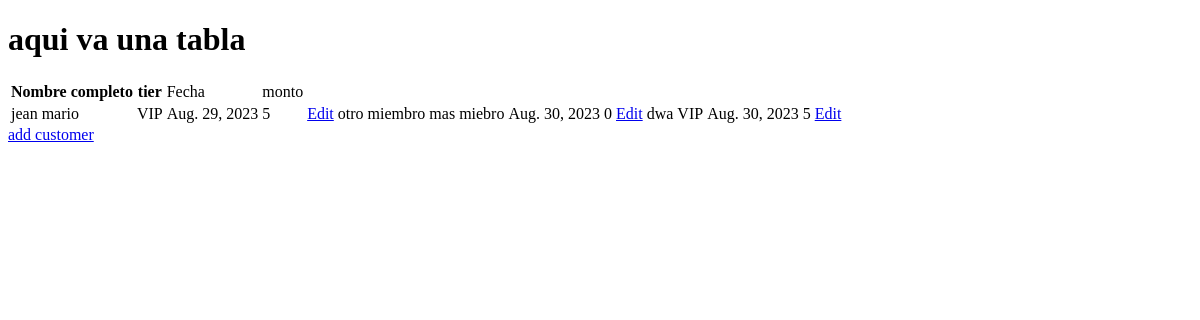
Page /table/ on the earlier database version.
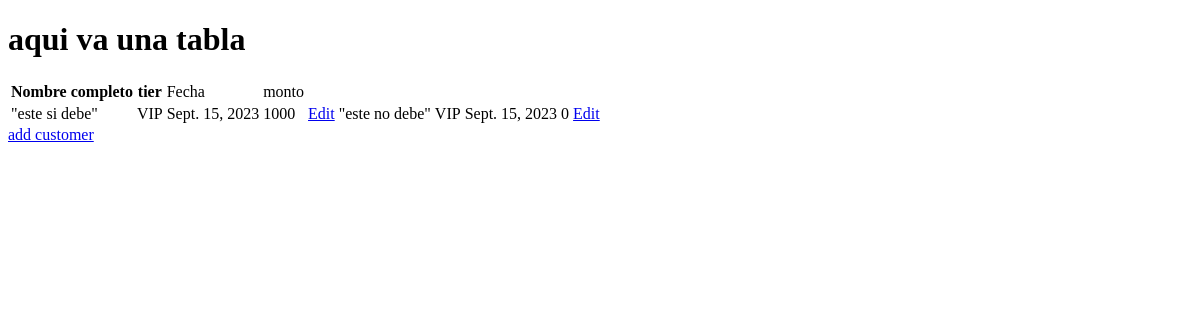
Same page on the later database version.
### gymLogistic/models.py (models this page shows)
class Miembros(models.Model):
    nombreCompleto = models.CharField(max_length=200)
    Tierlist = models.CharField(
        max_length= 20,
        choices= tier_list,
        default="",
    )
    Fecha = models.DateField(auto_now_add=True)
    monto = models.IntegerField()

### gymLogistic/views.py (the view)
# urls.py: path('table/', views.view_table, name='table'),
def view_table(request):
    busqueda = request.GET.get('busqueda','')
    if busqueda:
        dataTable = Miembros.objects.filter(nombreCompleto__contains=busqueda)
    else:
        dataTable = Miembros.objects.all()
    return render(request, 'table.html' , {'dataTable':dataTable})

### gymLogistic/templates/table.html (shortened to what this page needs)
<!DOCTYPE html>
<html lang="en">
<head>
    {% load static %}
    <link rel="stylesheet" href="{% static 'styles/css.css' %}">
</head>
<body>
    {% block content %}
    <h1>aqui va una tabla</h1>
    <table>
        <tbody>
            <tr>
                <th>Nombre completo</th>
                <th>tier</th>
                <td>Fecha</td>
                <td>monto</td>
            </tr>
        </tbody>
        <tbody>
            <tr>
                {% for data in dataTable%}
                <td>{{data.nombreCompleto}}</td>
                <td>{{data.Tierlist}}</td>
                <td>{{data.Fecha}}</td>
                <td>{{data.monto}}</td>
                <td>
                    <a href="{% url 'edit-miembro' data.id %}">Edit</a>
                </td>
                {% endfor%}
            </tr>
        </tbody>
    </table>
    {% endblock content %}
    <a href="../add-miembro">add customer</a>
</body>
</html>

Differences in the rows shown:
removed Miembros: nombreCompleto "jean mario", Tierlist "VIP", Fecha "Aug. 29, 2023", monto "5"
removed Miembros: nombreCompleto "otro miembro mas", Tierlist "miebro", Fecha "Aug. 30, 2023", monto "0"
removed Miembros: nombreCompleto "dwa", Tierlist "VIP", Fecha "Aug. 30, 2023", monto "5"
added Miembros: nombreCompleto "\"este si debe\"", Tierlist "VIP", Fecha "Sept. 15, 2023", monto "1000"
added Miembros: nombreCompleto "\"este no debe\"", Tierlist "VIP", Fecha "Sept. 15, 2023", monto "0"
